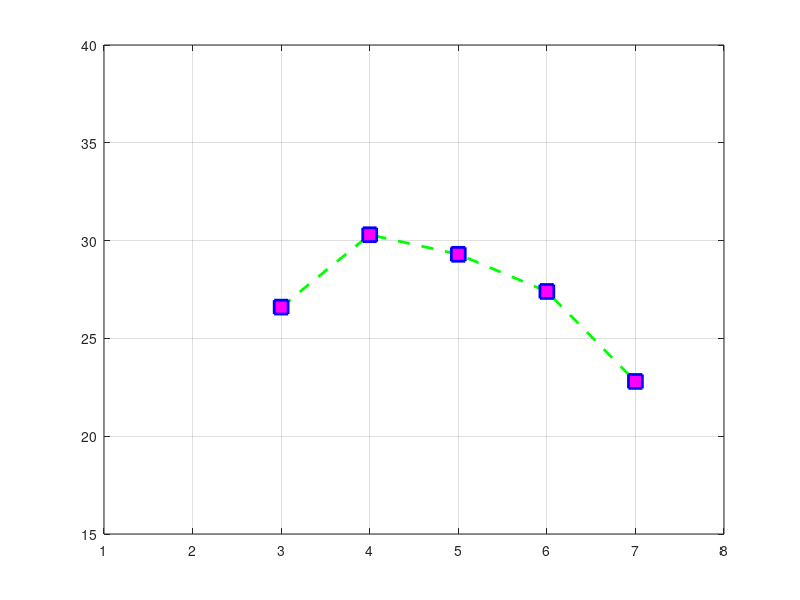

Recreate this plot in MATLAB.
clear; clc; close all;
r = [3 4 5 6 7];
P=[26.6 30.3 29.3 27.4 22.8];
plot(r,P,'--gs',...
    'LineWidth',2,...
    'MarkerSize',10,...
    'MarkerEdgeColor','b',...
    'MarkerFaceColor','m')
grid on
xlim([1 8])
ylim([15 40])